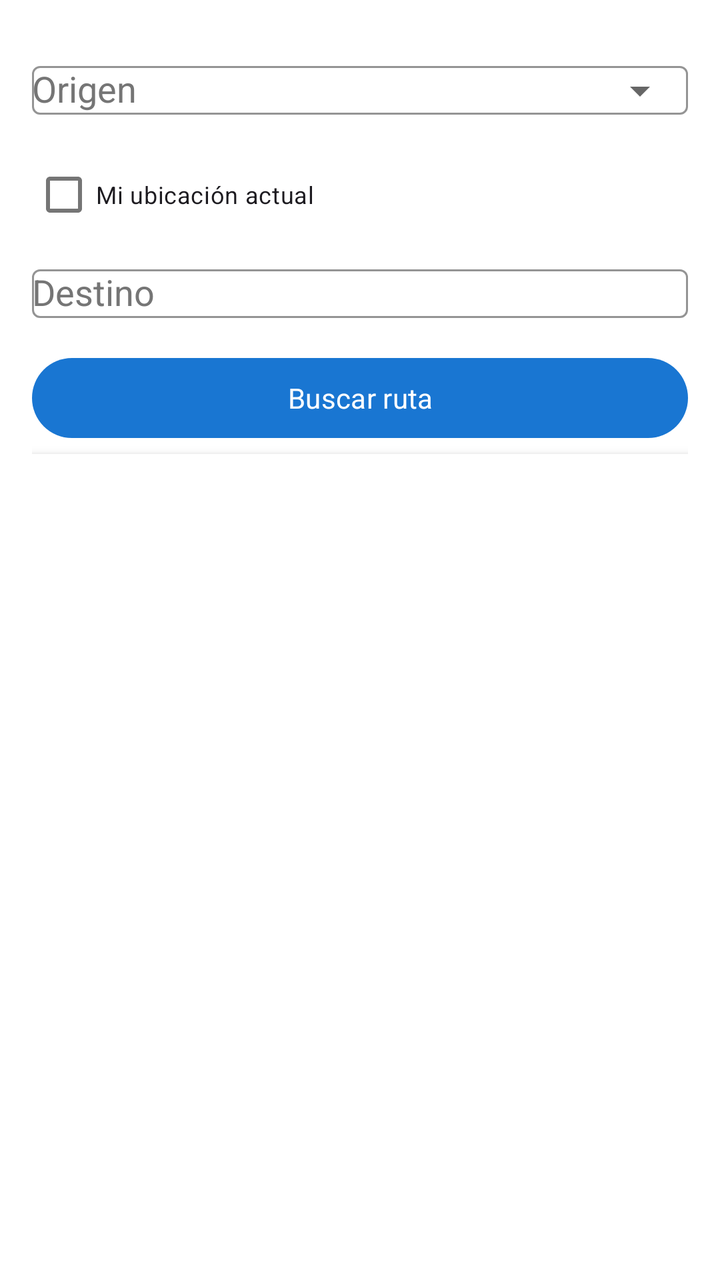
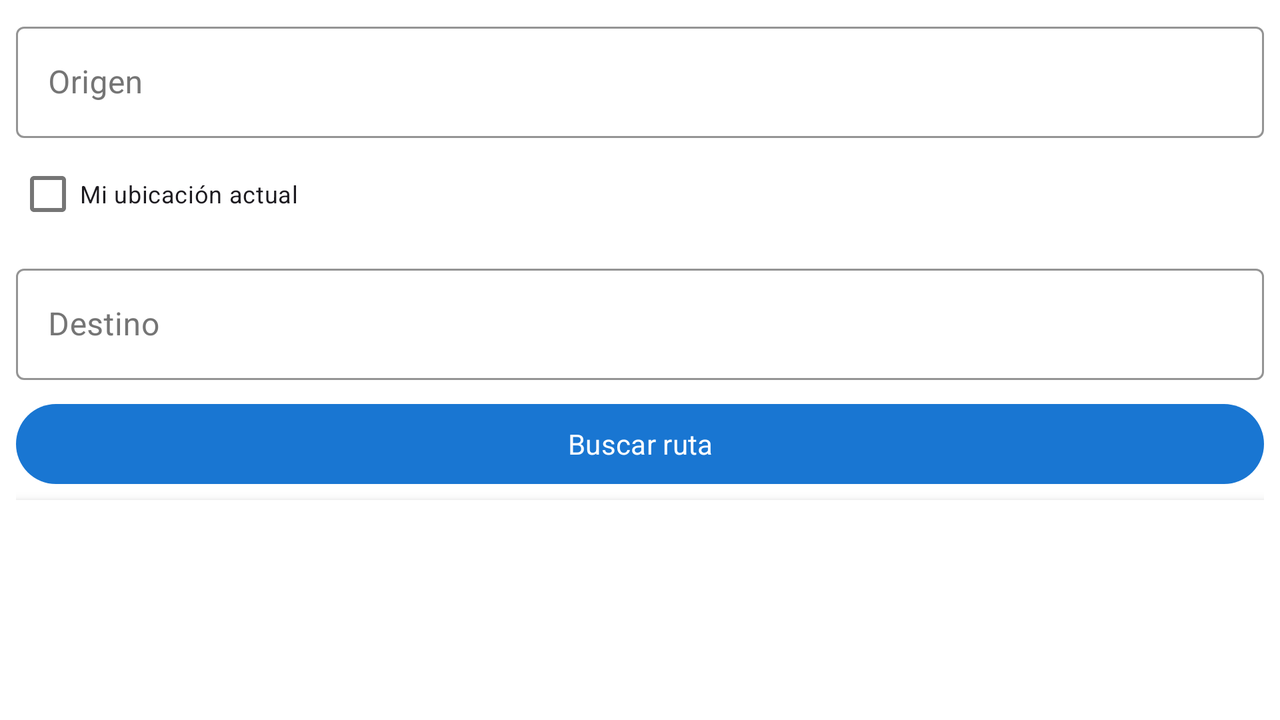

One screen, two layout resources from the same app: the default and the repository's alternative for another configuration. Each is rendered where Android would select it; the XML of both is given below.
<!-- AndroidManifest.xml: application theme Theme.OurenBus -->
<!-- res/layout/fragment_route_input.xml -->
<?xml version="1.0" encoding="utf-8"?>
<androidx.constraintlayout.widget.ConstraintLayout xmlns:android="http://schemas.android.com/apk/res/android"
    xmlns:app="http://schemas.android.com/apk/res-auto"
    xmlns:tools="http://schemas.android.com/tools"
    android:layout_width="match_parent"
    android:layout_height="match_parent"
    android:background="?attr/colorSurface"
    android:paddingStart="@dimen/spacing_large"
    android:paddingTop="@dimen/spacing_large"
    android:paddingEnd="@dimen/spacing_large"
    android:paddingBottom="@dimen/spacing_medium">

    <com.google.android.material.textfield.TextInputLayout
        android:id="@+id/til_origin"
        style="@style/Widget.OurenBus.TextInputLayout"
        android:layout_width="0dp"
        android:layout_height="wrap_content"
        android:hint="@string/origin_hint"
        app:endIconMode="dropdown_menu"
        app:layout_constraintEnd_toEndOf="parent"
        app:layout_constraintStart_toStartOf="parent"
        app:layout_constraintTop_toTopOf="parent"
        app:startIconDrawable="@drawable/ic_location">

        <com.google.android.material.textfield.MaterialAutoCompleteTextView
            android:id="@+id/et_origin"
            android:layout_width="match_parent"
            android:layout_height="wrap_content"
            android:inputType="text"
            android:imeOptions="actionNext" />

    </com.google.android.material.textfield.TextInputLayout>

    <CheckBox
        android:id="@+id/cb_use_current_location"
        android:layout_width="wrap_content"
        android:layout_height="wrap_content"
        android:layout_marginTop="@dimen/spacing_small"
        android:text="@string/current_location"
        android:textSize="@dimen/text_size_small"
        app:layout_constraintStart_toStartOf="parent"
        app:layout_constraintTop_toBottomOf="@+id/til_origin" />

    <com.google.android.material.textfield.TextInputLayout
        android:id="@+id/til_destination"
        style="@style/Widget.OurenBus.TextInputLayout"
        android:layout_width="0dp"
        android:layout_height="wrap_content"
        android:layout_marginTop="@dimen/spacing_medium"
        android:hint="@string/destination_hint"
        app:endIconMode="clear_text"
        app:layout_constraintEnd_toEndOf="parent"
        app:layout_constraintStart_toStartOf="parent"
        app:layout_constraintTop_toBottomOf="@+id/cb_use_current_location"
        app:startIconDrawable="@drawable/ic_location">

        <com.google.android.material.textfield.MaterialAutoCompleteTextView
            android:id="@+id/et_destination"
            android:layout_width="match_parent"
            android:layout_height="wrap_content"
            android:inputType="text"
            android:imeOptions="actionSearch" />

    </com.google.android.material.textfield.TextInputLayout>

    <Button
        android:id="@+id/btn_search_route"
        android:layout_width="match_parent"
        android:layout_height="wrap_content"
        android:layout_marginTop="@dimen/spacing_large"
        android:layout_marginBottom="@dimen/spacing_medium"
        android:text="@string/search_route"
        app:layout_constraintEnd_toEndOf="parent"
        app:layout_constraintStart_toStartOf="parent"
        app:layout_constraintTop_toBottomOf="@+id/til_destination" />

    <androidx.recyclerview.widget.RecyclerView
        android:id="@+id/rv_location_suggestions"
        android:layout_width="0dp"
        android:layout_height="0dp"
        android:layout_marginTop="@dimen/spacing_small"
        android:background="?attr/colorSurface"
        android:elevation="@dimen/elevation_card"
        android:visibility="gone"
        app:layout_constraintTop_toBottomOf="@id/btn_search_route"
        app:layout_constraintBottom_toBottomOf="parent"
        app:layout_constraintStart_toStartOf="parent"
        app:layout_constraintEnd_toEndOf="parent"
        tools:listitem="@layout/item_location_suggestion"
        tools:visibility="visible" />

</androidx.constraintlayout.widget.ConstraintLayout>
<!-- res/layout/item_location_suggestion.xml (included above) -->
<?xml version="1.0" encoding="utf-8"?>
<androidx.constraintlayout.widget.ConstraintLayout xmlns:android="http://schemas.android.com/apk/res/android"
    xmlns:app="http://schemas.android.com/apk/res-auto"
    xmlns:tools="http://schemas.android.com/tools"
    android:layout_width="match_parent"
    android:layout_height="wrap_content"
    android:background="?attr/selectableItemBackground"
    android:clickable="true"
    android:focusable="true"
    android:padding="@dimen/spacing_large">

    <ImageView
        android:id="@+id/iv_location_icon"
        android:layout_width="@dimen/icon_size"
        android:layout_height="@dimen/icon_size"
        android:contentDescription="@string/current_location"
        android:src="@drawable/ic_location"
        android:tint="?attr/colorAccent"
        app:layout_constraintBottom_toBottomOf="parent"
        app:layout_constraintStart_toStartOf="parent"
        app:layout_constraintTop_toTopOf="parent" />

    <TextView
        android:id="@+id/tv_location_name"
        android:layout_width="0dp"
        android:layout_height="wrap_content"
        android:layout_marginStart="@dimen/spacing_large"
        android:textColor="?attr/colorOnSurface"
        android:textSize="@dimen/text_size_medium"
        android:textStyle="bold"
        app:layout_constraintEnd_toEndOf="parent"
        app:layout_constraintStart_toEndOf="@+id/iv_location_icon"
        app:layout_constraintTop_toTopOf="parent"
        tools:text="Campus Universitario" />

    <TextView
        android:id="@+id/tv_location_description"
        android:layout_width="0dp"
        android:layout_height="wrap_content"
        android:layout_marginStart="@dimen/spacing_large"
        android:textColor="?android:attr/textColorSecondary"
        android:textSize="@dimen/text_size_small"
        app:layout_constraintEnd_toEndOf="parent"
        app:layout_constraintStart_toEndOf="@+id/iv_location_icon"
        app:layout_constraintTop_toBottomOf="@+id/tv_location_name"
        tools:text="Campus As Lagoas, Ourense (1.2km)" />

</androidx.constraintlayout.widget.ConstraintLayout>
<!-- resources referenced by this layout -->
<resources>
  <dimen name="elevation_card">4dp</dimen>
  <dimen name="icon_size">24dp</dimen>
  <dimen name="spacing_large">16dp</dimen>
  <dimen name="spacing_medium">8dp</dimen>
  <dimen name="spacing_small">4dp</dimen>
  <dimen name="text_size_medium">14sp</dimen>
  <dimen name="text_size_small">12sp</dimen>
  <string name="current_location">Mi ubicación actual</string>
  <string name="destination_hint">Destino</string>
  <string name="origin_hint">Origen</string>
  <string name="search_route">Buscar ruta</string>
  <style name="Widget.OurenBus.TextInputLayout" parent="Widget.MaterialComponents.TextInputLayout.OutlinedBox">
          <item name="boxStrokeColor">?attr/colorPrimary</item>
          <item name="hintTextColor">?attr/colorPrimary</item>
          <item name="android:textColorHint">?attr/colorOnSurfaceVariant</item>
          <item name="boxBackgroundColor">?attr/colorSurface</item>
      </style>
  <style name="Theme.OurenBus" parent="Base.Theme.OurenBus" />
  <style name="Base.Theme.OurenBus" parent="Theme.Material3.DayNight.NoActionBar">
          
          <item name="colorPrimary">@color/primary</item>
          <item name="colorPrimaryVariant">@color/primary_dark</item>
          <item name="colorOnPrimary">@color/white</item>
          
          <item name="colorSecondary">@color/accent</item>
          <item name="colorSecondaryVariant">@color/accent</item>
          <item name="colorOnSecondary">@color/white</item>
          
          <item name="android:statusBarColor">?attr/colorPrimaryVariant</item>
          
          <item name="android:fontFamily">sans-serif</item>
          
          <item name="colorSurface">@color/white</item>
          <item name="colorOnSurface">@color/black</item>
          <item name="colorOnSurfaceVariant">@color/grey</item>
      </style>
  <color name="primary">#1976D2</color>
  <color name="primary_dark">#1565C0</color>
  <color name="white">#FFFFFF</color>
  <color name="accent">#FF5722</color>
  <color name="black">#000000</color>
  <color name="grey">#757575</color>
</resources>
<!-- res/layout-land/fragment_route_input.xml (the repository's variant of the layout above) -->
<!-- drawn on the phone turned sideways -->
<?xml version="1.0" encoding="utf-8"?>
<androidx.constraintlayout.widget.ConstraintLayout xmlns:android="http://schemas.android.com/apk/res/android"
    xmlns:app="http://schemas.android.com/apk/res-auto"
    xmlns:tools="http://schemas.android.com/tools"
    android:layout_width="match_parent"
    android:layout_height="match_parent"
    android:background="?attr/colorSurface"
    android:paddingStart="@dimen/spacing_medium"
    android:paddingTop="@dimen/spacing_medium"
    android:paddingEnd="@dimen/spacing_medium"
    android:paddingBottom="@dimen/spacing_small">

    <com.google.android.material.textfield.TextInputLayout
        android:id="@+id/til_origin"
        style="@style/Widget.OurenBus.TextInputLayout"
        android:layout_width="0dp"
        android:layout_height="wrap_content"
        android:hint="@string/origin_hint"
        app:layout_constraintEnd_toEndOf="parent"
        app:layout_constraintStart_toStartOf="parent"
        app:layout_constraintTop_toTopOf="parent"
        app:startIconDrawable="@drawable/ic_location">

        <com.google.android.material.textfield.TextInputEditText
            android:id="@+id/et_origin"
            android:layout_width="match_parent"
            android:layout_height="wrap_content"
            android:inputType="text" />

    </com.google.android.material.textfield.TextInputLayout>

    <CheckBox
        android:id="@+id/cb_use_current_location"
        android:layout_width="wrap_content"
        android:layout_height="wrap_content"
        android:layout_marginTop="@dimen/spacing_small"
        android:text="@string/current_location"
        android:textSize="@dimen/text_size_small"
        app:layout_constraintStart_toStartOf="parent"
        app:layout_constraintTop_toBottomOf="@+id/til_origin" />

    <com.google.android.material.textfield.TextInputLayout
        android:id="@+id/til_destination"
        style="@style/Widget.OurenBus.TextInputLayout"
        android:layout_width="0dp"
        android:layout_height="wrap_content"
        android:layout_marginTop="@dimen/spacing_medium"
        android:hint="@string/destination_hint"
        app:layout_constraintEnd_toEndOf="parent"
        app:layout_constraintStart_toStartOf="parent"
        app:layout_constraintTop_toBottomOf="@+id/cb_use_current_location"
        app:startIconDrawable="@drawable/ic_location">

        <com.google.android.material.textfield.TextInputEditText
            android:id="@+id/et_destination"
            android:layout_width="match_parent"
            android:layout_height="wrap_content"
            android:inputType="text" />

    </com.google.android.material.textfield.TextInputLayout>

    <Button
        android:id="@+id/btn_search_route"
        android:layout_width="match_parent"
        android:layout_height="wrap_content"
        android:layout_marginTop="@dimen/spacing_medium"
        android:layout_marginBottom="@dimen/spacing_small"
        android:text="@string/search_route"
        app:layout_constraintEnd_toEndOf="parent"
        app:layout_constraintStart_toStartOf="parent"
        app:layout_constraintTop_toBottomOf="@+id/til_destination" />

    <androidx.recyclerview.widget.RecyclerView
        android:id="@+id/rv_location_suggestions"
        android:layout_width="match_parent"
        android:layout_height="0dp"
        android:layout_marginTop="@dimen/spacing_small"
        android:background="?attr/colorSurface"
        android:elevation="@dimen/elevation_card"
        android:visibility="gone"
        app:layout_constraintBottom_toBottomOf="parent"
        app:layout_constraintEnd_toEndOf="parent"
        app:layout_constraintStart_toStartOf="parent"
        app:layout_constraintTop_toBottomOf="@+id/btn_search_route"
        tools:listitem="@layout/item_location_suggestion"
        tools:visibility="visible" />

</androidx.constraintlayout.widget.ConstraintLayout>
